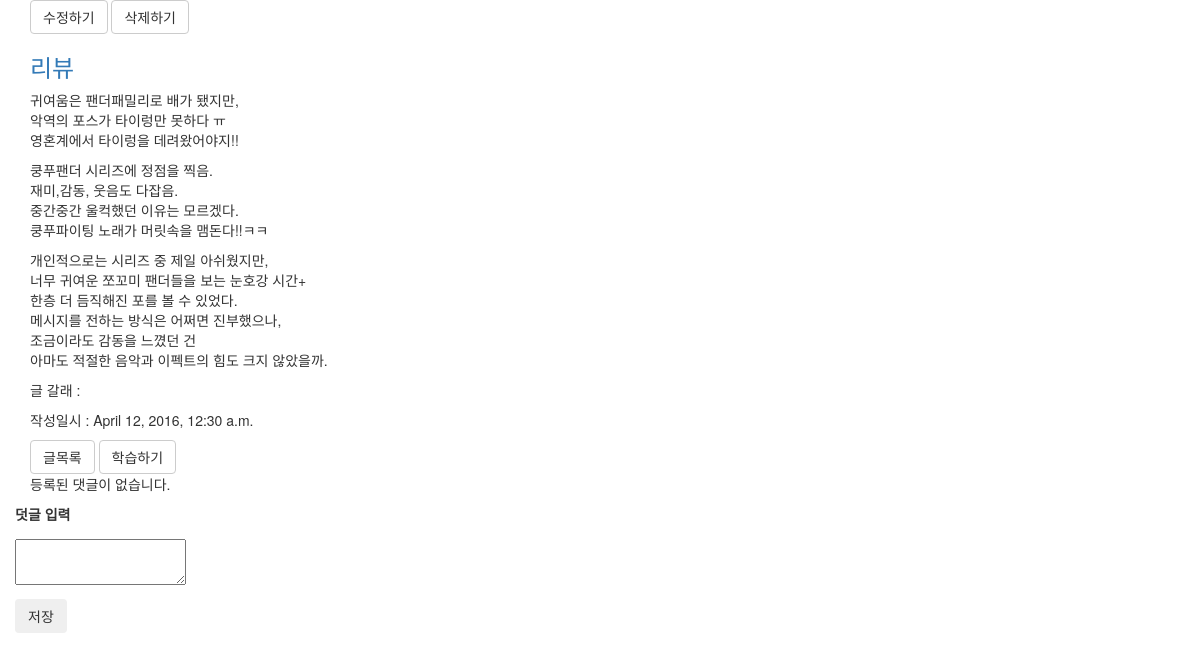
Page /post/125/ on the committed database.
### blog/models.py (models this page shows, shortened)
class Post(models.Model):
    user = models.ForeignKey(settings.AUTH_USER_MODEL)
    title = models.CharField(max_length=40)
    content = models.TextField()
    created_at = models.DateTimeField(auto_now_add=True)
    updated_at = models.DateTimeField(auto_now=True)
    tags = models.ManyToManyField('Tag', blank=True)
    categories = models.ForeignKey('Category', default=1)
    senti = models.SmallIntegerField(choices=((1, 'positive'),
                                              (0, 'neutral'),
                                              (-1, 'negative')),
                                     default=0)

### blog/views.py (the view)
# urls.py: url(r'^post/(?P<pk>[0-9]+)/$', blog_views.view_post, name='view_post'),
def view_post(request, pk):
    the_post = get_object_or_404(Post, pk=pk)
    the_comment = Comment.objects.filter(post=the_post)
    mecab = Mecab()
    morph = mecab.pos(the_post.content)
    the_morph = ' '.join(str(e) for e in morph)
    if request.method == 'GET':
        pass
    elif request.method =='POST':
        new_comment = Comment()
        new_comment.content = request.POST.get('content')
        new_comment.post = the_post
        new_comment.save()
    return render(request, 'view_post.html',{
        'post' : the_post,
        'comments' : the_comment,
        'morph' : the_morph,
    })

### blog/templates/view_post.html (shortened to what this page needs)
<!DOCTYPE html>
{% extends 'blog_layout.html' %}
{% load bootstrap3 %}
{% block content %}
    <a class="btn btn-default" href="{% url 'edit_post' pk=post.pk %}">수정하기</a>
    <a class="btn btn-default" href="{% url 'delete_post' pk=post.pk %}">삭제하기</a>
    <div class="post_container">
        <h3><a href="/post/{{ post.pk }}/">{{ post.title }}</a></h3>
        <div class="post_content">
                {{ post.content|linebreaks }}
        </div>
        <div>
            <p>글 갈래 : {{ post.category.name }}</p>
            <p>작성일시 : {{ post.created_at }}</p>
        </div>
    <a class="btn btn-default" href="/">글목록</a>
    <a class="btn btn-default" href="/post/{{ post.pk }}/learning/">학습하기</a>
    {% for comment in comments %}
        <div class = "comment">
            <div class="date">{{ comment.created_at }}</div>
            <span>{{ comment.content|linebreaks }}</span>
        </div>
        <a class="btn btn-default" href="{% url 'delete_comment' pk=comment.pk %}">삭제</a>
    {% empty %}
        <p>등록된 댓글이 없습니다.</p>
    {% endfor %}
    </div>
    <form method="POST" action="" class="form-horizontal">
    <div class="form-group form-group-sm">
        <p>
            <label>덧글 입력</label>
        </p>
        <p>
            <textarea name="content"></textarea>
        </p>
        <p>
            {% bootstrap_button "저장" button_type="submit" button_class="btn_primary" %}
        </p>
    </div>
    </form>
{%  endblock %}

### rows in the picture
Post: title "리뷰", content "귀여움은 팬더패밀리로 배가 됐지만, 악역의 포스가 타이렁만 못하다 ㅠ 영혼계에서 타이렁을 데려왔어야지!! 쿵푸팬더 시리즈에 정점을 찍음. 재미,감동, 웃음도 다잡음. 중간중간 울컥했던 이유는 모르겠다. 쿵푸파이팅 노래가 머릿속을 맴돈다!!ㅋㅋ 개인적으로는 시리즈 중 제일 아쉬웠지만, 너무 귀여운 쪼꼬미 팬더들을 보는 눈호강 시간+ 한층 더 듬직해진 포를 볼 수 있었다. 메시지를 전하는 방식은 어쩌면 진부했으나, 조금이라도 감동을 느꼈던 건 아마도 적절한 음악과 이펙트의 힘도 크지 않았을까.", created_at "April 12, 2016, 12:30 a.m."
